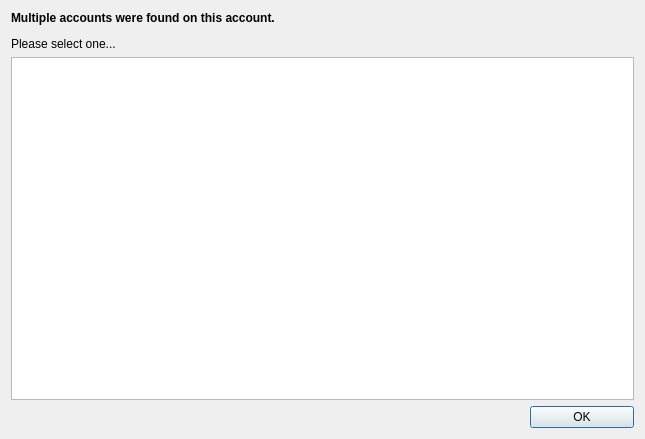
<?xml version="1.0" encoding="UTF-8"?>
<ui version="4.0">
 <class>SystemSelectionDialog</class>
 <widget class="QDialog" name="SystemSelectionDialog">
  <property name="geometry">
   <rect>
    <x>0</x>
    <y>0</y>
    <width>645</width>
    <height>439</height>
   </rect>
  </property>
  <property name="windowTitle">
   <string>Select a system...</string>
  </property>
  <layout class="QGridLayout" name="gridLayout" columnstretch="1,0">
   <item row="2" column="0">
    <widget class="QListWidget" name="listWidget"/>
   </item>
   <item row="1" column="0">
    <widget class="QLabel" name="label">
     <property name="text">
      <string>&lt;html&gt;&lt;head/&gt;&lt;body&gt;&lt;p&gt;&lt;span style=&quot; font-weight:600;&quot;&gt;Multiple accounts were found on this account.&lt;/span&gt;&lt;/p&gt;&lt;p&gt;Please select one...&lt;/p&gt;&lt;/body&gt;&lt;/html&gt;</string>
     </property>
    </widget>
   </item>
   <item row="3" column="0">
    <layout class="QHBoxLayout" name="horizontalLayout" stretch="5,1">
     <item>
      <spacer name="horizontalSpacer">
       <property name="orientation">
        <enum>Qt::Horizontal</enum>
       </property>
       <property name="sizeHint" stdset="0">
        <size>
         <width>40</width>
         <height>20</height>
        </size>
       </property>
      </spacer>
     </item>
     <item>
      <widget class="QPushButton" name="pushButton">
       <property name="sizePolicy">
        <sizepolicy hsizetype="Preferred" vsizetype="Fixed">
         <horstretch>0</horstretch>
         <verstretch>0</verstretch>
        </sizepolicy>
       </property>
       <property name="maximumSize">
        <size>
         <width>107</width>
         <height>32</height>
        </size>
       </property>
       <property name="text">
        <string>OK</string>
       </property>
      </widget>
     </item>
    </layout>
   </item>
  </layout>
 </widget>
 <resources/>
 <connections/>
</ui>
